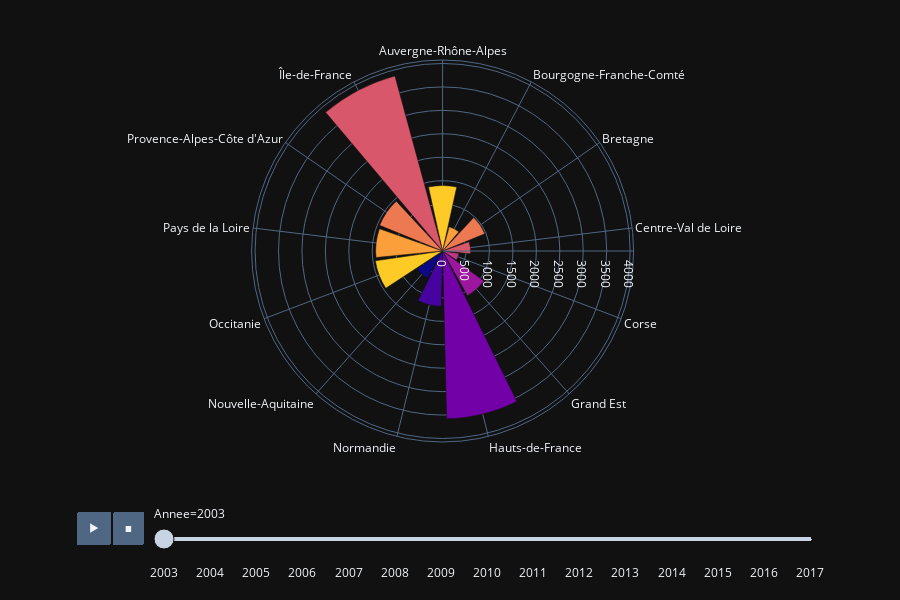

Write notebook code for a chart like this one.
### Code cell
import pandas as pd
import plotly
import plotly.express as px

df = pd.read_csv("/home/khll/module/templot_clean/templot/data/df.csv")



df = pd.melt(df,id_vars=['Identifiant','Nom_Etablissement_x', 'LLX', 'LLY','Regions'], var_name='Annee', value_name='Quantite')
df=df[df.Quantite!=0]

df['Annee'] = df['Annee'].apply(lambda x: x[-4:])

df_agr = df.groupby(["Regions", "Annee"])["Quantite"].mean().reset_index()

#df_agr['AnneeStr'] = df_agr['Annee'].apply(lambda x: f'{str(x)}')


#fig = px.scatter_polar(df_agr, r="Quantite", theta="Regions", animation_frame="Annee")


fig = px.bar_polar(df_agr, r="Quantite", theta="Regions", color="Regions", template="plotly_dark",
            color_discrete_sequence= px.colors.sequential.Plasma[-2::-1],animation_frame="Annee")
fig.update_layout(showlegend=False)
fig.show()

### Figure 1 — Plotly figure (JSON) as saved in the notebook; plotly's stock layout.template omitted (floating-point values rounded to 4 significant figures)
{"data": [{"hoverlabel": {"namelength": 0}, "hovertemplate": "Regions=%{theta}<br>Annee=2003<br>Quantite=%{r}", "legendgroup": "Regions=Auvergne-Rhône-Alpes", "marker": {"color": "#fdca26"}, "name": "Regions=Auvergne-Rhône-Alpes", "r": [1397.0], "showlegend": true, "subplot": "polar", "theta": ["Auvergne-Rhône-Alpes"], "type": "barpolar"}, {"hoverlabel": {"namelength": 0}, "hovertemplate": "Regions=%{theta}<br>Annee=2003<br>Quantite=%{r}", "legendgroup": "Regions=Bourgogne-Franche-Comté", "marker": {"color": "#fb9f3a"}, "name": "Regions=Bourgogne-Franche-Comté", "r": [535.3], "showlegend": true, "subplot": "polar", "theta": ["Bourgogne-Franche-Comté"], "type": "barpolar"}, {"hoverlabel": {"namelength": 0}, "hovertemplate": "Regions=%{theta}<br>Annee=2003<br>Quantite=%{r}", "legendgroup": "Regions=Bretagne", "marker": {"color": "#ed7953"}, "name": "Regions=Bretagne", "r": [973.3], "showlegend": true, "subplot": "polar", "theta": ["Bretagne"], "type": "barpolar"}, {"hoverlabel": {"namelength": 0}, "hovertemplate": "Regions=%{theta}<br>Annee=2003<br>Quantite=%{r}", "legendgroup": "Regions=Centre-Val de Loire", "marker": {"color": "#d8576b"}, "name": "Regions=Centre-Val de Loire", "r": [597.6], "showlegend": true, "subplot": "polar", "theta": ["Centre-Val de Loire"], "type": "barpolar"}, {"hoverlabel": {"namelength": 0}, "hovertemplate": "Regions=%{theta}<br>Annee=2003<br>Quantite=%{r}", "legendgroup": "Regions=Corse", "marker": {"color": "#bd3786"}, "name": "Regions=Corse", "r": [352.3], "showlegend": true, "subplot": "polar", "theta": ["Corse"], "type": "barpolar"}, {"hoverlabel": {"namelength": 0}, "hovertemplate": "Regions=%{theta}<br>Annee=2003<br>Quantite=%{r}", "legendgroup": "Regions=Grand Est", "marker": {"color": "#9c179e"}, "name": "Regions=Grand Est", "r": [1091.0], "showlegend": true, "subplot": "polar", "theta": ["Grand Est"], "type": "barpolar"}, {"hoverlabel": {"namelength": 0}, "hovertemplate": "Regions=%{theta}<br>Annee=2003<br>Quantite=%{r}", "legendgroup": "Regions=Hauts-de-France", "marker": {"color": "#7201a8"}, "name": "Regions=Hauts-de-France", "r": [3582.0], "showlegend": true, "subplot": "polar", "theta": ["Hauts-de-France"], "type": "barpolar"}, {"hoverlabel": {"namelength": 0}, "hovertemplate": "Regions=%{theta}<br>Annee=2003<br>Quantite=%{r}", "legendgroup": "Regions=Normandie", "marker": {"color": "#46039f"}, "name": "Regions=Normandie", "r": [1182.0], "showlegend": true, "subplot": "polar", "theta": ["Normandie"], "type": "barpolar"}, {"hoverlabel": {"namelength": 0}, "hovertemplate": "Regions=%{theta}<br>Annee=2003<br>Quantite=%{r}", "legendgroup": "Regions=Nouvelle-Aquitaine", "marker": {"color": "#0d0887"}, "name": "Regions=Nouvelle-Aquitaine", "r": [666.4], "showlegend": true, "subplot": "polar", "theta": ["Nouvelle-Aquitaine"], "type": "barpolar"}, {"hoverlabel": {"namelength": 0}, "hovertemplate": "Regions=%{theta}<br>Annee=2003<br>Quantite=%{r}", "legendgroup": "Regions=Occitanie", "marker": {"color": "#fdca26"}, "name": "Regions=Occitanie", "r": [1449.0], "showlegend": true, "subplot": "polar", "theta": ["Occitanie"], "type": "barpolar"}, {"hoverlabel": {"namelength": 0}, "hovertemplate": "Regions=%{theta}<br>Annee=2003<br>Quantite=%{r}", "legendgroup": "Regions=Pays de la Loire", "marker": {"color": "#fb9f3a"}, "name": "Regions=Pays de la Loire", "r": [1428.0], "showlegend": true, "subplot": "polar", "theta": ["Pays de la Loire"], "type": "barpolar"}, {"hoverlabel": {"namelength": 0}, "hovertemplate": "Regions=%{theta}<br>Annee=2003<br>Quantite=%{r}", "legendgroup": "Regions=Provence-Alpes-Côte d'Azur", "marker": {"color": "#ed7953"}, "name": "Regions=Provence-Alpes-Côte d'Azur", "r": [1451.0], "showlegend": true, "subplot": "polar", "theta": ["Provence-Alpes-Côte d'Azur"], "type": "barpolar"}, {"hoverlabel": {"namelength": 0}, "hovertemplate": "Regions=%{theta}<br>Annee=2003<br>Quantite=%{r}", "legendgroup": "Regions=Île-de-France", "marker": {"color": "#d8576b"}, "name": "Regions=Île-de-France", "r": [3870.0], "showlegend": true, "subplot": "polar", "theta": ["Île-de-France"], "type": "barpolar"}], "layout": {"barmode": "relative", "height": 600, "legend": {"tracegroupgap": 0}, "margin": {"t": 60}, "polar": {"angularaxis": {"categoryarray": ["Auvergne-Rhône-Alpes", "Bourgogne-Franche-Comté", "Bretagne", "Centre-Val de Loire", "Corse", "Grand Est", "Hauts-de-France", "Normandie", "Nouvelle-Aquitaine", "Occitanie", "Pays de la Loire", "Provence-Alpes-Côte d'Azur", "Île-de-France"], "categoryorder": "array", "direction": "clockwise", "rotation": 90}, "domain": {"x": [0, 0.98], "y": [0, 1]}}, "showlegend": false, "sliders": [{"active": 0, "currentvalue": {"prefix": "Annee="}, "len": 0.9, "pad": {"b": 10, "t": 60}, "steps": [{"args": [["2003"], {"frame": {"duration": 0, "redraw": true}, "fromcurrent": true, "mode": "immediate", "transition": {"duration": 0, "easing": "linear"}}], "label": "2003", "method": "animate"}, {"args": [["2004"], {"frame": {"duration": 0, "redraw": true}, "fromcurrent": true, "mode": "immediate", "transition": {"duration": 0, "easing": "linear"}}], "label": "2004", "method": "animate"}, {"args": [["2005"], {"frame": {"duration": 0, "redraw": true}, "fromcurrent": true, "mode": "immediate", "transition": {"duration": 0, "easing": "linear"}}], "label": "2005", "method": "animate"}, {"args": [["2006"], {"frame": {"duration": 0, "redraw": true}, "fromcurrent": true, "mode": "immediate", "transition": {"duration": 0, "easing": "linear"}}], "label": "2006", "method": "animate"}, {"args": [["2007"], {"frame": {"duration": 0, "redraw": true}, "fromcurrent": true, "mode": "immediate", "transition": {"duration": 0, "easing": "linear"}}], "label": "2007", "method": "animate"}, {"args": [["2008"], {"frame": {"duration": 0, "redraw": true}, "fromcurrent": true, "mode": "immediate", "transition": {"duration": 0, "easing": "linear"}}], "label": "2008", "method": "animate"}, {"args": [["2009"], {"frame": {"duration": 0, "redraw": true}, "fromcurrent": true, "mode": "immediate", "transition": {"duration": 0, "easing": "linear"}}], "label": "2009", "method": "animate"}, {"args": [["2010"], {"frame": {"duration": 0, "redraw": true}, "fromcurrent": true, "mode": "immediate", "transition": {"duration": 0, "easing": "linear"}}], "label": "2010", "method": "animate"}, {"args": [["2011"], {"frame": {"duration": 0, "redraw": true}, "fromcurrent": true, "mode": "immediate", "transition": {"duration": 0, "easing": "linear"}}], "label": "2011", "method": "animate"}, {"args": [["2012"], {"frame": {"duration": 0, "redraw": true}, "fromcurrent": true, "mode": "immediate", "transition": {"duration": 0, "easing": "linear"}}], "label": "2012", "method": "animate"}, {"args": [["2013"], {"frame": {"duration": 0, "redraw": true}, "fromcurrent": true, "mode": "immediate", "transition": {"duration": 0, "easing": "linear"}}], "label": "2013", "method": "animate"}, {"args": [["2014"], {"frame": {"duration": 0, "redraw": true}, "fromcurrent": true, "mode": "immediate", "transition": {"duration": 0, "easing": "linear"}}], "label": "2014", "method": "animate"}, {"args": [["2015"], {"frame": {"duration": 0, "redraw": true}, "fromcurrent": true, "mode": "immediate", "transition": {"duration": 0, "easing": "linear"}}], "label": "2015", "method": "animate"}, {"args": [["2016"], {"frame": {"duration": 0, "redraw": true}, "fromcurrent": true, "mode": "immediate", "transition": {"duration": 0, "easing": "linear"}}], "label": "2016", "method": "animate"}, {"args": [["2017"], {"frame": {"duration": 0, "redraw": true}, "fromcurrent": true, "mode": "immediate", "transition": {"duration": 0, "easing": "linear"}}], "label": "2017", "method": "animate"}], "x": 0.1, "xanchor": "left", "y": 0, "yanchor": "top"}], "updatemenus": [{"buttons": [{"args": [null, {"frame": {"duration": 500, "redraw": true}, "fromcurrent": true, "mode": "immediate", "transition": {"duration": 500, "easing": "linear"}}], "label": "&#9654;", "method": "animate"}, {"args": [[null], {"frame": {"duration": 0, "redraw": true}, "fromcurrent": true, "mode": "immediate", "transition": {"duration": 0, "easing": "linear"}}], "label": "&#9724;", "method": "animate"}], "direction": "left", "pad": {"r": 10, "t": 70}, "showactive": false, "type": "buttons", "x": 0.1, "xanchor": "right", "y": 0, "yanchor": "top"}]}}
